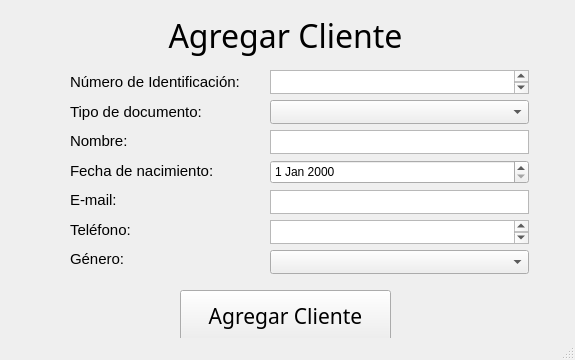
<?xml version="1.0" encoding="UTF-8"?>
<ui version="4.0">
 <class>GUI_Add_Client</class>
 <widget class="QMainWindow" name="GUI_Add_Client">
  <property name="geometry">
   <rect>
    <x>0</x>
    <y>0</y>
    <width>575</width>
    <height>360</height>
   </rect>
  </property>
  <property name="sizePolicy">
   <sizepolicy hsizetype="Fixed" vsizetype="Fixed">
    <horstretch>0</horstretch>
    <verstretch>0</verstretch>
   </sizepolicy>
  </property>
  <property name="windowTitle">
   <string>Agregar cliente</string>
  </property>
  <widget class="QWidget" name="centralwidget">
   <widget class="QPushButton" name="btn_add_client">
    <property name="geometry">
     <rect>
      <x>180</x>
      <y>290</y>
      <width>211</width>
      <height>51</height>
     </rect>
    </property>
    <property name="font">
     <font>
      <family>Lucida Handwriting</family>
      <pointsize>16</pointsize>
     </font>
    </property>
    <property name="text">
     <string>Agregar Cliente</string>
    </property>
   </widget>
   <widget class="QWidget" name="verticalLayoutWidget">
    <property name="geometry">
     <rect>
      <x>70</x>
      <y>70</y>
      <width>191</width>
      <height>201</height>
     </rect>
    </property>
    <layout class="QVBoxLayout" name="verticalLayout">
     <item>
      <widget class="QLabel" name="label_id_number">
       <property name="font">
        <font>
         <pointsize>11</pointsize>
        </font>
       </property>
       <property name="text">
        <string>Número de Identificación:</string>
       </property>
       <property name="margin">
        <number>2</number>
       </property>
      </widget>
     </item>
     <item>
      <widget class="QLabel" name="label_doc_type">
       <property name="font">
        <font>
         <pointsize>11</pointsize>
        </font>
       </property>
       <property name="text">
        <string>Tipo de documento:</string>
       </property>
       <property name="margin">
        <number>2</number>
       </property>
      </widget>
     </item>
     <item>
      <widget class="QLabel" name="label_name">
       <property name="font">
        <font>
         <pointsize>11</pointsize>
        </font>
       </property>
       <property name="text">
        <string>Nombre:</string>
       </property>
       <property name="margin">
        <number>2</number>
       </property>
      </widget>
     </item>
     <item>
      <widget class="QLabel" name="label_birthday">
       <property name="font">
        <font>
         <pointsize>11</pointsize>
        </font>
       </property>
       <property name="text">
        <string>Fecha de nacimiento:</string>
       </property>
       <property name="margin">
        <number>2</number>
       </property>
      </widget>
     </item>
     <item>
      <widget class="QLabel" name="label_email">
       <property name="font">
        <font>
         <pointsize>11</pointsize>
        </font>
       </property>
       <property name="text">
        <string>E-mail:</string>
       </property>
       <property name="margin">
        <number>2</number>
       </property>
      </widget>
     </item>
     <item>
      <widget class="QLabel" name="label_phone">
       <property name="font">
        <font>
         <pointsize>11</pointsize>
        </font>
       </property>
       <property name="text">
        <string>Teléfono:</string>
       </property>
       <property name="margin">
        <number>2</number>
       </property>
      </widget>
     </item>
     <item>
      <widget class="QLabel" name="label_gender">
       <property name="font">
        <font>
         <pointsize>11</pointsize>
        </font>
       </property>
       <property name="text">
        <string>Género:</string>
       </property>
       <property name="margin">
        <number>2</number>
       </property>
      </widget>
     </item>
    </layout>
   </widget>
   <widget class="QPlainTextEdit" name="txt_id_number">
    <property name="geometry">
     <rect>
      <x>270</x>
      <y>70</y>
      <width>259</width>
      <height>24</height>
     </rect>
    </property>
    <property name="sizePolicy">
     <sizepolicy hsizetype="Preferred" vsizetype="Preferred">
      <horstretch>0</horstretch>
      <verstretch>0</verstretch>
     </sizepolicy>
    </property>
   </widget>
   <widget class="QComboBox" name="comboBox_doc_type">
    <property name="geometry">
     <rect>
      <x>270</x>
      <y>100</y>
      <width>259</width>
      <height>24</height>
     </rect>
    </property>
   </widget>
   <widget class="QTextEdit" name="txt_name">
    <property name="geometry">
     <rect>
      <x>270</x>
      <y>130</y>
      <width>259</width>
      <height>24</height>
     </rect>
    </property>
    <property name="sizePolicy">
     <sizepolicy hsizetype="Preferred" vsizetype="Preferred">
      <horstretch>0</horstretch>
      <verstretch>0</verstretch>
     </sizepolicy>
    </property>
   </widget>
   <widget class="QDateEdit" name="dateEdit_birthday">
    <property name="geometry">
     <rect>
      <x>270</x>
      <y>160</y>
      <width>259</width>
      <height>24</height>
     </rect>
    </property>
   </widget>
   <widget class="QTextEdit" name="txt_email">
    <property name="geometry">
     <rect>
      <x>270</x>
      <y>190</y>
      <width>259</width>
      <height>24</height>
     </rect>
    </property>
    <property name="sizePolicy">
     <sizepolicy hsizetype="Preferred" vsizetype="Preferred">
      <horstretch>0</horstretch>
      <verstretch>0</verstretch>
     </sizepolicy>
    </property>
   </widget>
   <widget class="QPlainTextEdit" name="txt_phone_number">
    <property name="geometry">
     <rect>
      <x>270</x>
      <y>220</y>
      <width>259</width>
      <height>24</height>
     </rect>
    </property>
    <property name="sizePolicy">
     <sizepolicy hsizetype="Preferred" vsizetype="Preferred">
      <horstretch>0</horstretch>
      <verstretch>0</verstretch>
     </sizepolicy>
    </property>
   </widget>
   <widget class="QComboBox" name="comboBox_gender">
    <property name="geometry">
     <rect>
      <x>270</x>
      <y>250</y>
      <width>259</width>
      <height>24</height>
     </rect>
    </property>
   </widget>
   <widget class="QLabel" name="label">
    <property name="geometry">
     <rect>
      <x>0</x>
      <y>10</y>
      <width>571</width>
      <height>51</height>
     </rect>
    </property>
    <property name="font">
     <font>
      <family>Lucida Handwriting</family>
      <pointsize>24</pointsize>
     </font>
    </property>
    <property name="contextMenuPolicy">
     <enum>Qt::NoContextMenu</enum>
    </property>
    <property name="layoutDirection">
     <enum>Qt::LeftToRight</enum>
    </property>
    <property name="text">
     <string>Agregar Cliente</string>
    </property>
    <property name="alignment">
     <set>Qt::AlignCenter</set>
    </property>
   </widget>
  </widget>
  <widget class="QStatusBar" name="statusbar"/>
 </widget>
 <resources/>
 <connections/>
</ui>
